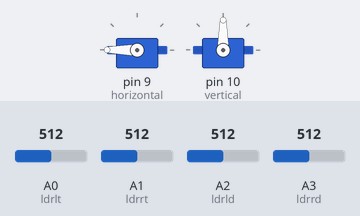
Recording of a sketch running on a simulated Arduino Uno, built with avr-gcc and run on an emulated ATmega328P. Shown: 2 × servo. The test bench sets the inputs (shaded band); at power-on: A0 (ldrlt) = 512, A1 (ldrrt) = 512, A2 (ldrld) = 512, A3 (ldrrd) = 512.

Above: at 3.7 s.
3.8 s: A0 (ldrlt) set to 678
5.3 s: A0 (ldrlt) set to 704
At 5.46 s:
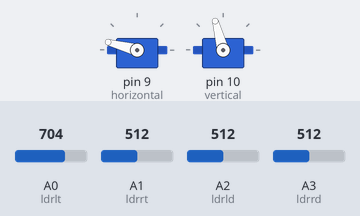
At 8.0 s:
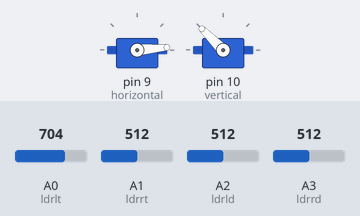
8.3 s: A1 (ldrrt) set to 153
9.8 s: A1 (ldrrt) set to 125
At 11.9 s:
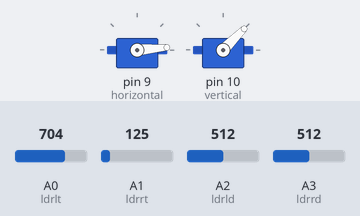
12.2 s: A1 (ldrrt) set to 486
13.7 s: A1 (ldrrt) set to 518
At 14.17 s:
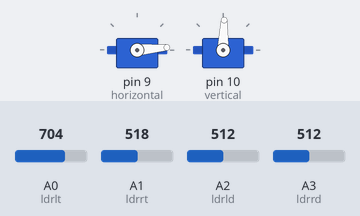
Timing chart, 0 to 16.7 s (numbered marks = the images above; inputs shaded):
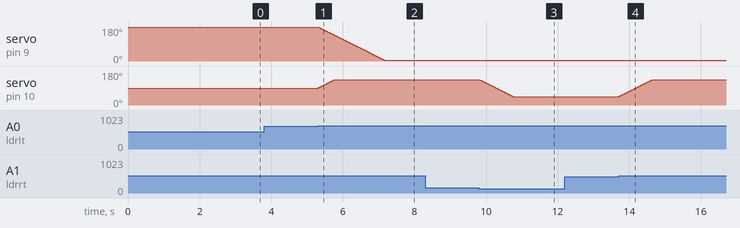

Measured:
- the behaviour switches between 693 and 694 on A0 (ldrlt) (found by bisection; images 0 and 1)
- the behaviour switches between 140 and 139 on A1 (ldrrt) (found by bisection; images 2 and 3)
- the behaviour switches between 501 and 502 on A1 (ldrrt) (found by bisection; images 3 and 4)
- after the input at 3.8 s, every drawn part: stays the same
- after the input at 5.3 s, servo on pin 9 (horizontal): moves from 180° to 5° over 1.8 s, starting at once; servo on pin 10 (vertical): moves from 90° to 135° over 0.47 s, starting at once
- after the input at 8.3 s, every drawn part: stays the same
- after the input at 9.8 s, servo on pin 10 (vertical): moves from 135° to 45° over 0.94 s, starting at once
- after the input at 12.2 s, every drawn part: stays the same
- after the input at 13.7 s, servo on pin 10 (vertical): moves from 45° to 135° over 0.94 s, starting at once

The sketch:

suntrack_1.ino
```cpp
#include <Servo.h>


Servo horizontal; // horizontal servo
int servoh = 180;
int servohLimitHigh = 175;
int servohLimitLow = 5;
// 65 degrees MAX`

Servo vertical; // vertical servo
int servov = 90;
int servovLimitHigh = 135;
int servovLimitLow = 45;

// LDR pin connections
// name = analogpin;
int ldrlt = PC0; //LDR top left - BOTTOM LEFT
int ldrrt = PC1; //LDR top rigt - BOTTOM RIGHT
int ldrld = PC2; //LDR down left - TOP LEFT
int ldrrd = PC3; //ldr down rigt - TOP RIGHT

void setup(){
horizontal.attach(9);
vertical.attach(10);
horizontal.write(180);
vertical.write(90);
delay(2500);
}
void loop() {
int lt = analogRead(ldrlt); // top left
int rt = analogRead(ldrrt); // top right
int ld = analogRead(ldrld); // down left
int rd = analogRead(ldrrd); // down right
int dtime = 10; int tol = 90; // dtime=diffirence time, tol=toleransi
int avt = (lt + rt) / 2; // average value top
int avd = (ld + rd) / 2; // average value down
int avl = (lt + ld) / 2; // average value left
int avr = (rt + rd) / 2; // average value right
int dvert = avt - avd; // check the diffirence of up and down
int dhoriz = avl - avr;// check the diffirence og left and rigt

if (-1*tol > dvert || dvert > tol)
 {
 if (avt > avd)
 {
 servov = ++servov;
 if (servov > servovLimitHigh)
 {servov = servovLimitHigh;}
 }
 else if (avt < avd)
 {servov= --servov;
 if (servov < servovLimitLow)
 { servov = servovLimitLow;}
 }
 vertical.write(servov);
 }
if (-1*tol > dhoriz || dhoriz > tol) // check if the diffirence is in the tolerance else change horizontal angle
 {
 if (avl > avr)
 {
 servoh = --servoh;
 if (servoh < servohLimitLow)
 {
 servoh = servohLimitLow;
 }
 }
 else if (avl < avr)
 {
 servoh = ++servoh;
 if (servoh > servohLimitHigh)
 {
 servoh = servohLimitHigh;
 }
 }
 else if (avl = avr)
 {
 delay(5000);
 }
 horizontal.write(servoh);
 }

 delay(dtime);

}
```
